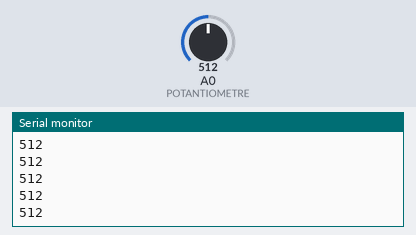
The sketch below on a simulated Arduino Uno, built with avr-gcc and run on an emulated ATmega328P. On the bench: the last lines printed to the serial monitor. The inputs (shaded band) are chosen by the test bench; at power-on: A0 (POTANTIOMETRE) = 512.

Above: at 1.2 s.
1.3 s: A0 (POTANTIOMETRE) set to 716
At 2.0 s:
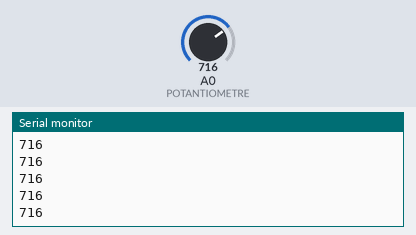
2.8 s: A0 (POTANTIOMETRE) set to 900
At 3.3 s:
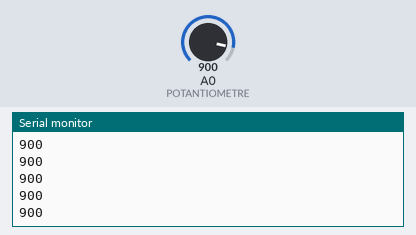
Timing chart, 0 to 5.8 s (numbered marks = the images above; inputs shaded):
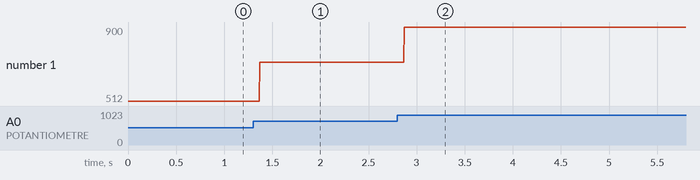

The sketch:

PotantiometreSerial.ino
```cpp
#define POTANTIOMETRE A0

void setup() {
  // put your setup code here, to run once:
  Serial.begin(9600);
}

void loop() {
  // put your main code here, to run repeatedly:
  int sensor = analogRead(POTANTIOMETRE);
  Serial.println(sensor);
  delay(1);
}
```

Measured:
- after the input at 1.3 s, the serial monitor: prints a new line after 0.07 s (image 1)
- after the input at 2.8 s, the serial monitor: prints a new line after 0.07 s (image 2)
- plotted number 1: 512 → 716 after the input at 1.3 s, 716 → 900 after the input at 2.8 s
